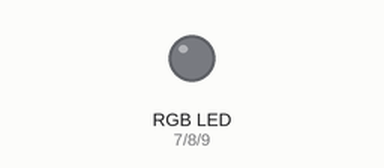
Simulated run of this sketch. Board: Arduino Uno, built with avr-gcc and run on an emulated ATmega328P. Parts: an RGB LED mixed from three pins (HIGH = lit).

Above: at 0.05 s.
At 1.95 s:
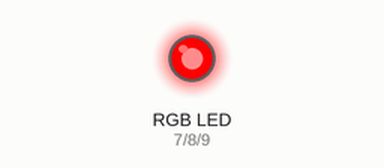
At 3.85 s:
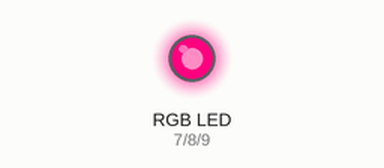
At 7.65 s:
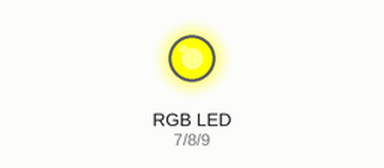
At 11.45 s:
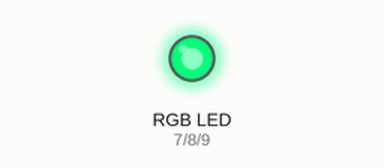
At 15.35 s:
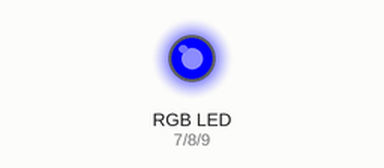
Timing chart, 0 to 20.0 s (numbered marks = the images above):
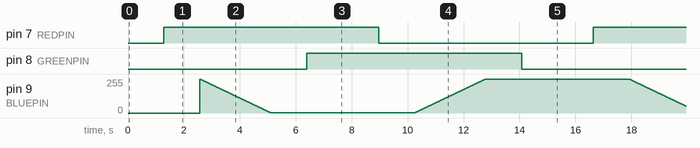

The sketch:

rgb_led_strip.ino
```cpp
    // color swirl! connect an RGB LED to the PWM pins as indicated
    // in the #defines
    // public domain, enjoy!
    #define REDPIN 7
    #define GREENPIN 8
    #define BLUEPIN 9
    #define FADESPEED 10 // make this higher to slow down
    void setup() {
    pinMode(REDPIN, OUTPUT);
    pinMode(GREENPIN, OUTPUT);
    pinMode(BLUEPIN, OUTPUT);
    }
    void loop() {
    int r, g, b;
    // fade from blue to violet
    for (r = 0; r < 256; r++) {
    analogWrite(REDPIN, r);
    delay(FADESPEED);
    }
    // fade from violet to red
    for (b = 255; b > 0; b--) {
    analogWrite(BLUEPIN, b);
    delay(FADESPEED);
    }
    // fade from red to yellow
    for (g = 0; g < 256; g++) {
    analogWrite(GREENPIN, g);
    delay(FADESPEED);
    }
    // fade from yellow to green
    for (r = 255; r > 0; r--) {
    analogWrite(REDPIN, r);
    delay(FADESPEED);
    }
    // fade from green to teal
    for (b = 0; b < 256; b++) {
    analogWrite(BLUEPIN, b);
    delay(FADESPEED);
    }
    // fade from teal to blue
    for (g = 255; g > 0; g--) {
    analogWrite(GREENPIN, g);
    delay(FADESPEED);
    }
    }
```

Measured:
- by itself, pin 7 (REDPIN), pin 8 (GREENPIN): alternates HIGH for 7.7 s and LOW for 7.7 s
